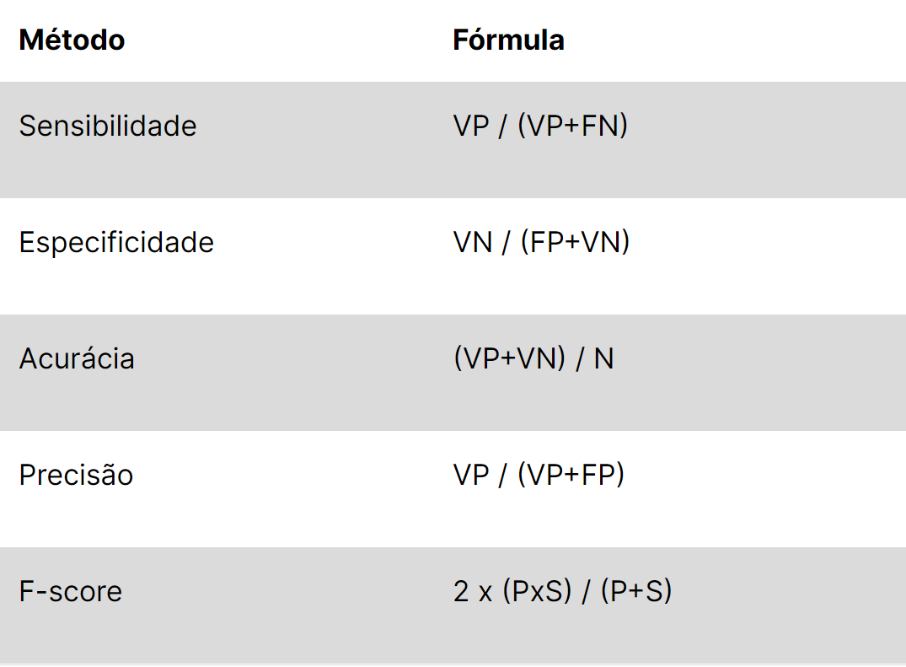
#> input picture image.png, 906 x 667 px
$ jupyter execute Redimensionando_imagens_para_redes_neurais.ipynb
#> lines starting #> are read from the running program, lines starting #| are printed output that depends on the picture; after the words box and inside, x2 and y2 are one past the last pixel; in counts of white or black regions, pixels touching at a corner belong together
#> the answer given: image.png
# Projeto - Redução de dimensionalidade em imagens para rede neurais
## Importando bibliotecas necessárias

Neste passo, importamos as bibliotecas essenciais para realizar as tarefas de download, processamento, exibição e manipulação de imagens. Essas bibliotecas são fundamentais para a leitura de imagens, conversão para escala de cinza e binarização, além de ajudar na visualização dos resultados.

[cell 1]
import cv2
import numpy as np
import matplotlib.pyplot as plt
import requests
import os
from PIL import Image
from io import BytesIO

## Função de download

Neste projeto, utilizamos uma imagem da web como entrada. A função abaixo recebe uma URL da imagem, baixa a imagem e a salva localmente para ser utilizada no notebook. Este passo é útil quando as imagens precisam ser obtidas de fontes online. Em um cenário de processamento em larga escala com imagens locais, este passo se torna desnecessário.

[cell 2]
def download_image_from_url(img_url):
#> called with img_url = 'image.png'
    response = requests.get(img_url)
    img = Image.open(BytesIO(response.content))
#> img is the input picture: PIL image 906x667 RGB; mean R, G, B 232, 232, 232
    img.save('convert_image.jpg')
    return 'convert_image.jpg'

## Convertendo a imagem de entrada

Esta função recebe o caminho da imagem (local ou baixada) e a converte para uma versão binarizada. O processo de binarização é útil para reduzir a complexidade da imagem e facilitar o processamento em redes neurais. Durante este processo, as imagens passam por três etapas: a imagem colorida, a imagem em escala de cinza e a imagem binarizada. Essas etapas serão exibidas para fins didáticos, permitindo uma visualização clara do impacto de cada transformação. O código salva a imagem binarizada com um nome genérico, o que pode ser alterado conforme a necessidade em aplicações de larga escala.

[cell 3]
def convert_img_to_binarized(img):

#> called with img = 'convert_image.jpg'
    image = cv2.imread(img)
    color_image = cv2.cvtColor(image, cv2.COLOR_BGR2RGB)
    gray_image = cv2.cvtColor(image, cv2.COLOR_BGR2GRAY)
    _, binarized_image = cv2.threshold(gray_image, 127, 255, cv2.THRESH_BINARY)
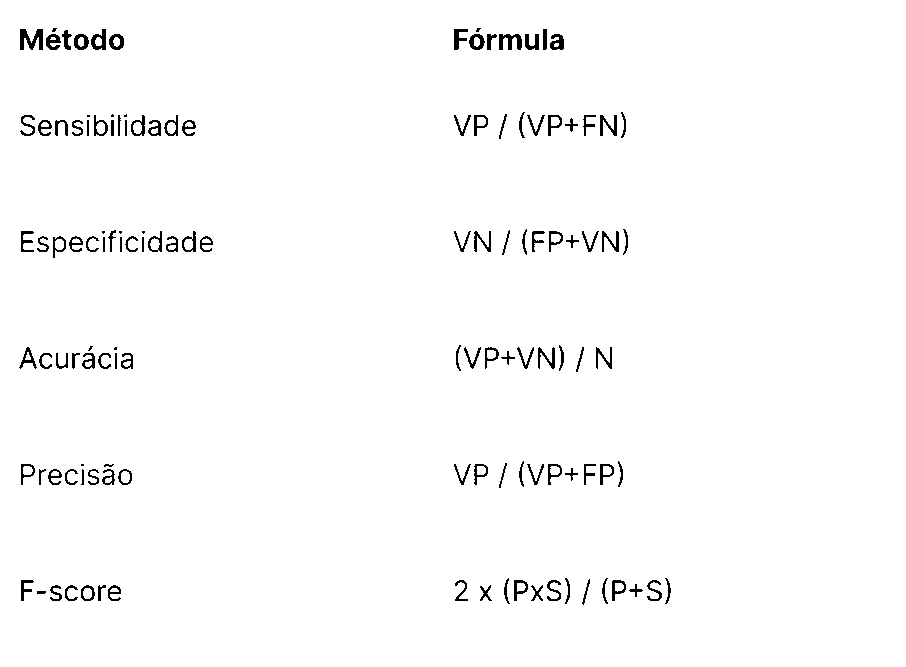
#> binarized_image: shape (667, 906); 98.2% white; black in thin lines or dots, all inside (x1, y1, x2, y2) = (19, 28, 671, 605)

    plt.subplot(1, 3, 1)
    plt.imshow(color_image)
    plt.title('Imagem Colorida')
    plt.axis('off')

    plt.subplot(1, 3, 2)
    plt.imshow(gray_image, cmap='gray')
    plt.title('Imagem Binarizada')
    plt.axis('off')


    plt.subplot(1, 3, 3)
    plt.imshow(binarized_image, cmap='gray')
    plt.title('Imagem Binarizada')
    plt.axis('off')

    plt.show()
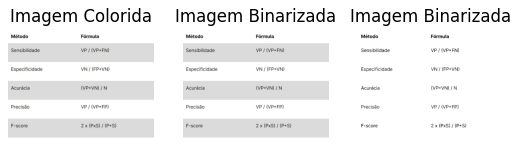
#> figure drawn by matplotlib, 3 panels

    # Saida Generica, salvando o arquivo como binarized_image.jpg
    output_path = 'binarized_image.jpg'
    cv2.imwrite(output_path, binarized_image)

    return binarized_image
